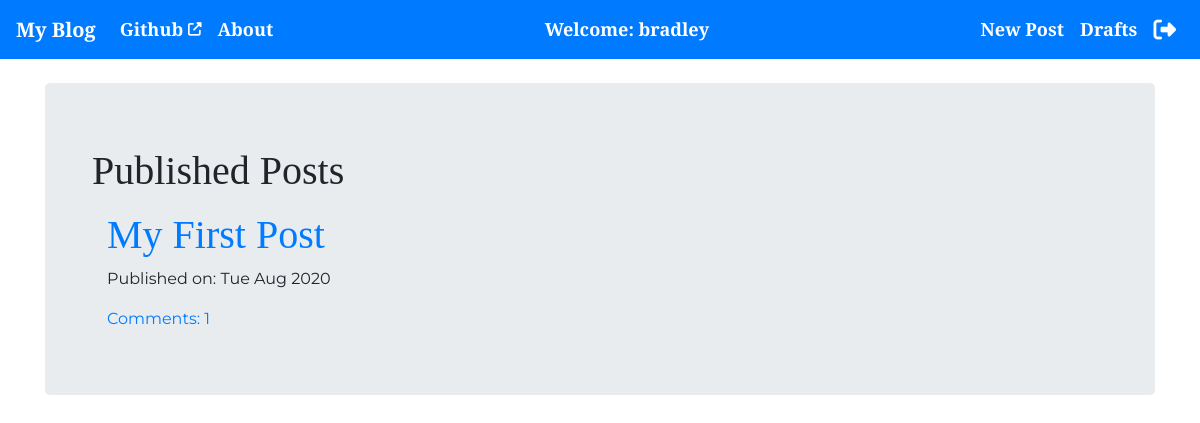
The app's page / (signed in) with its own data.
### blog/models.py (models this page shows, shortened)
class BlogPost(models.Model):
    author = models.ForeignKey('auth.User',on_delete=models.CASCADE)
    title = models.CharField(max_length=256)
    text = models.TextField()
    created_date = models.DateTimeField(default=timezone.now)
    published_date = models.DateTimeField(blank=True,null=True)
    def approve_comment(self):
        return self.comments.filter(approved_comments=True)

### blog/views.py (the view)
# urls.py: path('',views.PostListView.as_view(),name='blogpost_list'),
class PostListView(ListView):
    model = BlogPost
    def get_queryset(self):
        return BlogPost.objects.filter(published_date__lte = timezone.now()).order_by('-published_date')

### blog/templates/blog/blogpost_list.html
{% extends 'blog/base.html' %}
{% block content %}
<div class="container">
  <h1>Published Posts</h1>
  {% for blogpost in blogpost_list %}
    <div class="post container position-relative bordershadow mt-3">
      <h1><a href="{% url 'blogpost_detail' pk=blogpost.pk %}" class='stretched-link'>{{ blogpost.title }}</a></h1>
      <div class="date">
        <p>Published on: {{ blogpost.published_date|date:"D M Y" }}</p>
      </div>
      <a href="{% url 'blogpost_detail' pk=blogpost.pk %}">Comments: {{ blogpost.approve_comment.count }}</a>
    </div>
  {% endfor %}
</div>
{% endblock %}

### blog/templates/blog/base.html (shortened to what this page needs)
<!DOCTYPE html>
{% load static %}
<html lang="en" dir="ltr">
  <head>
    <link rel="stylesheet" href="https://stackpath.bootstrapcdn.com/bootstrap/4.5.2/css/bootstrap.min.css">
      <link rel="stylesheet" href="//cdn.jsdelivr.net/npm/medium-editor@latest/dist/css/medium-editor.min.css" type="text/css" media="screen" charset="utf-8">
      <link rel="stylesheet" href="{% static 'css/blog.css' %}">
  </head>
  <body>
    <nav class="navbar navbar-expand-md navbar-dark bg-primary" id='mynav'>
      <a class="navbar-brand" href="{% url 'blogpost_list' %}">My Blog</a>
      <div class="collapse navbar-collapse" id="navbarSupportedContent">
        <ul class="navbar-nav mr-auto" >
          <li class='nav-item active'><a class="nav-link" href="https://github.com/BradleyDB" target='_blank'>Github <i class="fas fa-external-link-alt fa-xs"></i></a></li>
          <li class='nav-item active'><a class="nav-link" href="{% url 'about' %}">About</a></li>
        </ul>
        {% if user.is_authenticated %}
          <ul class='navbar-nav ml-md-center'>
            <li class='nav-item active'><a a class='nav-link navbar-right'>Welcome: {{ user.username }}</a></li>
          </ul>
          <ul class='navbar-nav ml-md-auto'>
            <li class='nav-item active'><a class='nav-link navbar-right' href="{% url 'post_new' %}">New Post</a></li>
            <li class='nav-item active'><a class='nav-link navbar-right' href="{% url 'blogpost_draft_list' %}">Drafts</a></li>
            <li class='nav-item active'><a class='nav-link navbar-right mr-right' href="{% url 'logout' %}"><i class="fas fa-sign-out-alt fa-lg"></i></a></li>
          </ul>
        {% else %}
            <ul class='navbar-nav ml-md-auto'>
        <li><a class='align-right' href="{% url 'login' %}" style="color:white;"><i class="fas fa-sign-in-alt fa-lg" style='color:white;'></i></a></li>
      </ul>
        {% endif %}
      </div>
    </nav>
    <div class="container mt-4">
      <div class="jumbotron">
      {% block content %}
      {% endblock %}
      </div>
    </div>
  </body>
</html>

### blog/static/css/blog.css (style rules this page uses)
h1 { font-family: 'Cinzel', serif; }
body { font-family: 'Montserrat', sans-serif; }
#mynav { font-family: 'Cinzel', serif; font-weight:bold; font-size: 1.13em; }
#mynav,.save { filter:hue-rotate(0deg); color:linear-gradient(45deg,#0f8,#08f); animation:hue 35000ms infinite linear; }

### records on screen
BlogPost: title "My First Post", published_date "Tue Aug 2020", approve_comment.count "1"

### other values on screen
{{ user.username }} "bradley"
